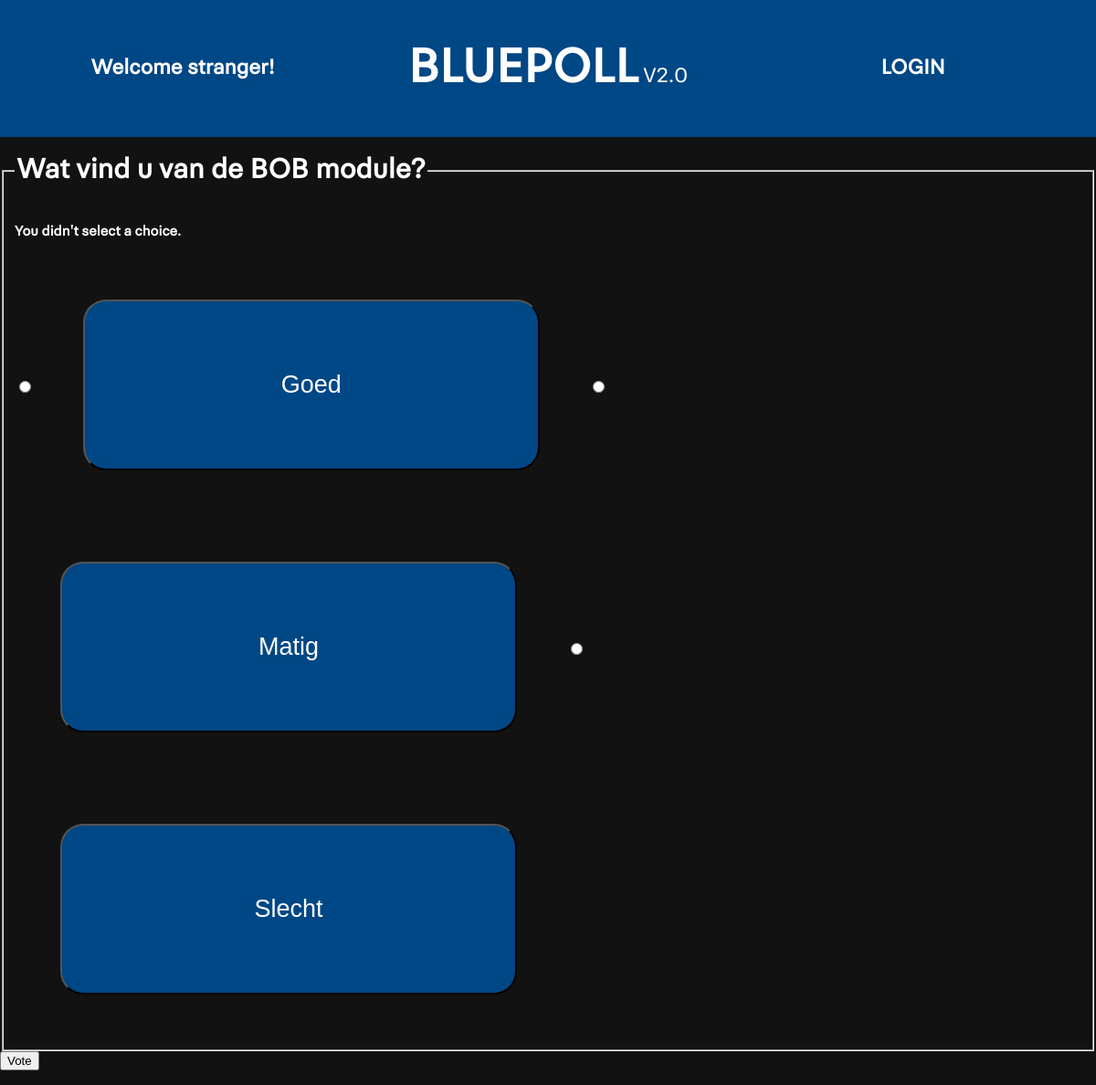
Page /polls/6/vote/ on the committed database.
### polls/models.py (models this page shows, shortened)
class Question(models.Model):
    question_text = models.CharField(max_length=200)
    pub_date = models.DateTimeField("date published", default=timezone.now)
    voters = models.ManyToManyField(User, through="Vote")
    sequence = models.ForeignKey(Sequence, on_delete=models.CASCADE)
    def was_published_recently(self):
        now = timezone.now()
        return now - datetime.timedelta(days=1) <= self.pub_date <= now
    was_published_recently.admin_order_field = 'pub_date'
    was_published_recently.boolean = True
    was_published_recently.short_description = 'Published recently?'

class Choice(models.Model):
    question = models.ForeignKey(Question, on_delete=models.CASCADE)
    choice_text = models.CharField(max_length=200)

### polls/views.py (the view, shortened to what this page needs)
# urls.py: path('<int:question_id>/vote/', views.vote, name='vote'),
def vote(request, question_id):
    question = get_object_or_404(Question, pk=question_id)
    try:
        selected_choice = question.choice_set.get(pk=request.POST['choice'])
    except (KeyError, Choice.DoesNotExist):
        return render(request, 'polls/detail.html', {
            'question': question,
            'error_message': "You didn't select a choice.",
        })

### polls/templates/polls/detail.html (shortened to what this page needs)
{% load static %}
<link rel="stylesheet" href="{% static 'polls/style.css' %}">
<head>
    <div class="header">
        <div class="container">
            {% if user.is_authenticated %}
            <div class="container_item"><b><span class="center">Hey {{user}}!</span></b></div>
            {% else %}
            <div class="container_item"><b><span class="center">Welcome stranger!</span></b></div>
            {% endif %}
            <div class="container_item"><b><span class="center" style="font-size: 55px;"><a href="{% url 'polls:index' %}">BLUEPOLL</a></span></b> V2.0</div>
            {% if user.is_authenticated %}
            <div class="container_item"><b><span class="center"><a href="/members/logout_user">LOGOUT</a></span></b></div>
            {% else %}
            <div class="container_item"><b><span class="center"><a href="/members/login_user">LOGIN</a></span></b></div>
            {% endif %}
        </div>
    </div>
</head>
<body>
    <form action="{% url 'polls:vote' question.id %}" method="post">
        <fieldset>
            <legend><h1>{{ question.question_text }}</h1></legend>
            {% if error_message %}<p><strong>{{ error_message }}</strong></p>{% endif %}
            {% for choice in question.choice_set.all %}
                <input type="radio" name="choice" id="choice{{ forloop.counter }}" value="{{ choice.id }}">
                <input type="button" name="choice" id="choice{{ forloop.counter }}" value="{{ choice.choice_text }}" class="poll_item">
            {% endfor %}
        </fieldset>
        <input type="submit" value="Vote">
    </form>
</body>

### polls/static/polls/style.css (style rules this page uses)
html, body { margin: 0; padding: 0px; border: 0px; font-size: 100%; font: inherit; vertical-align: baseline; font-family: PolitieSans,Arial,sans-serif; color: white; }
a { color: white; text-decoration: none; }
.header { text-align: center; background: #004785; height: 150px; width: 100%; }
.container { height: 100%; width:100%; font-size: 0; }
.container_item { display: inline-block; vertical-align: top; width: 33.3%; height: 100%; font-size: 1.5rem; color: white; text-align:center; justify-content: center; }
.poll_item { display: inline-block; background-color: #004785; color: white; border-radius: 25px; height: 187px; width : 500px; margin: 50px; text-align: center; vertical-align: center; text-decoration: none; cursor: auto; font-size: 27; }
.center { height: 100%; display: inline-flex; align-items: center; }
body { background-color: #121212; }

### rows in the picture
Question: question_text "Wat vind u van de BOB module?"
Choice: choice "Goed"
Choice: choice "Matig"
Choice: choice "Slecht"

### other values in the picture
{{ error_message }} "You didn't select a choice."
